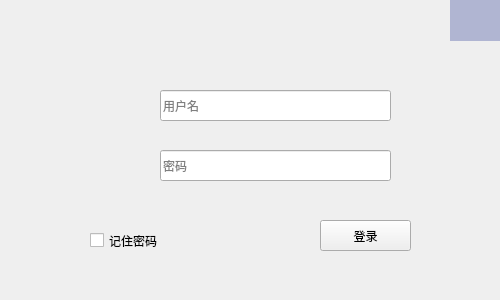
<?xml version="1.0" encoding="UTF-8"?>
<ui version="4.0">
 <class>Login</class>
 <widget class="QWidget" name="Login">
  <property name="windowModality">
   <enum>Qt::WindowModal</enum>
  </property>
  <property name="geometry">
   <rect>
    <x>0</x>
    <y>0</y>
    <width>500</width>
    <height>300</height>
   </rect>
  </property>
  <property name="minimumSize">
   <size>
    <width>500</width>
    <height>300</height>
   </size>
  </property>
  <property name="maximumSize">
   <size>
    <width>500</width>
    <height>300</height>
   </size>
  </property>
  <property name="font">
   <font>
    <pointsize>12</pointsize>
   </font>
  </property>
  <property name="focusPolicy">
   <enum>Qt::NoFocus</enum>
  </property>
  <property name="contextMenuPolicy">
   <enum>Qt::NoContextMenu</enum>
  </property>
  <property name="acceptDrops">
   <bool>false</bool>
  </property>
  <property name="windowTitle">
   <string>登录</string>
  </property>
  <property name="windowIcon">
   <iconset resource="images/images.qrc">
    <normaloff>:/new/icon/hospital.png</normaloff>:/new/icon/hospital.png</iconset>
  </property>
  <widget class="QLabel" name="label">
   <property name="geometry">
    <rect>
     <x>0</x>
     <y>0</y>
     <width>501</width>
     <height>51</height>
    </rect>
   </property>
   <property name="styleSheet">
    <string notr="true">border:0px</string>
   </property>
   <property name="text">
    <string>&lt;html&gt;&lt;head/&gt;&lt;body&gt;&lt;p&gt;&lt;img src=&quot;:/new/icon/login.png&quot;/&gt;&lt;/p&gt;&lt;/body&gt;&lt;/html&gt;</string>
   </property>
  </widget>
  <widget class="QPushButton" name="pushButton_2">
   <property name="geometry">
    <rect>
     <x>450</x>
     <y>0</y>
     <width>51</width>
     <height>41</height>
    </rect>
   </property>
   <property name="sizePolicy">
    <sizepolicy hsizetype="Expanding" vsizetype="Expanding">
     <horstretch>0</horstretch>
     <verstretch>0</verstretch>
    </sizepolicy>
   </property>
   <property name="font">
    <font>
     <pointsize>20</pointsize>
    </font>
   </property>
   <property name="mouseTracking">
    <bool>false</bool>
   </property>
   <property name="tabletTracking">
    <bool>false</bool>
   </property>
   <property name="focusPolicy">
    <enum>Qt::NoFocus</enum>
   </property>
   <property name="contextMenuPolicy">
    <enum>Qt::DefaultContextMenu</enum>
   </property>
   <property name="acceptDrops">
    <bool>false</bool>
   </property>
   <property name="styleSheet">
    <string notr="true">background-color: rgb(176, 181, 210);
border:0px</string>
   </property>
   <property name="inputMethodHints">
    <set>Qt::ImhNone</set>
   </property>
   <property name="text">
    <string/>
   </property>
   <property name="icon">
    <iconset resource="images/images.qrc">
     <normaloff>:/new/icon/close.png</normaloff>:/new/icon/close.png</iconset>
   </property>
   <property name="iconSize">
    <size>
     <width>40</width>
     <height>20</height>
    </size>
   </property>
  </widget>
  <widget class="QLabel" name="label_2">
   <property name="geometry">
    <rect>
     <x>100</x>
     <y>80</y>
     <width>32</width>
     <height>51</height>
    </rect>
   </property>
   <property name="text">
    <string>&lt;html&gt;&lt;head/&gt;&lt;body&gt;&lt;p&gt;&lt;img src=&quot;:/new/icon/user.png&quot;/&gt;&lt;/p&gt;&lt;/body&gt;&lt;/html&gt;</string>
   </property>
   <property name="alignment">
    <set>Qt::AlignRight|Qt::AlignTrailing|Qt::AlignVCenter</set>
   </property>
  </widget>
  <widget class="QLineEdit" name="userEdit">
   <property name="geometry">
    <rect>
     <x>160</x>
     <y>90</y>
     <width>231</width>
     <height>31</height>
    </rect>
   </property>
   <property name="font">
    <font>
     <pointsize>9</pointsize>
    </font>
   </property>
   <property name="placeholderText">
    <string>用户名</string>
   </property>
  </widget>
  <widget class="QLabel" name="label_3">
   <property name="geometry">
    <rect>
     <x>100</x>
     <y>140</y>
     <width>31</width>
     <height>51</height>
    </rect>
   </property>
   <property name="text">
    <string>&lt;html&gt;&lt;head/&gt;&lt;body&gt;&lt;p&gt;&lt;img src=&quot;:/new/icon/passwd.png&quot;/&gt;&lt;/p&gt;&lt;/body&gt;&lt;/html&gt;</string>
   </property>
   <property name="alignment">
    <set>Qt::AlignRight|Qt::AlignTrailing|Qt::AlignVCenter</set>
   </property>
  </widget>
  <widget class="QLineEdit" name="pwdEdit">
   <property name="geometry">
    <rect>
     <x>160</x>
     <y>150</y>
     <width>231</width>
     <height>31</height>
    </rect>
   </property>
   <property name="font">
    <font>
     <pointsize>9</pointsize>
    </font>
   </property>
   <property name="echoMode">
    <enum>QLineEdit::Password</enum>
   </property>
   <property name="placeholderText">
    <string>密码</string>
   </property>
  </widget>
  <widget class="QCheckBox" name="pwdCheckBox">
   <property name="geometry">
    <rect>
     <x>90</x>
     <y>230</y>
     <width>101</width>
     <height>21</height>
    </rect>
   </property>
   <property name="font">
    <font>
     <pointsize>9</pointsize>
    </font>
   </property>
   <property name="text">
    <string>记住密码</string>
   </property>
  </widget>
  <widget class="QPushButton" name="loginBtn">
   <property name="geometry">
    <rect>
     <x>320</x>
     <y>220</y>
     <width>91</width>
     <height>31</height>
    </rect>
   </property>
   <property name="font">
    <font>
     <pointsize>9</pointsize>
    </font>
   </property>
   <property name="text">
    <string>登录</string>
   </property>
   <property name="iconSize">
    <size>
     <width>12</width>
     <height>12</height>
    </size>
   </property>
  </widget>
 </widget>
 <resources>
  <include location="images/images.qrc"/>
 </resources>
 <connections/>
</ui>
